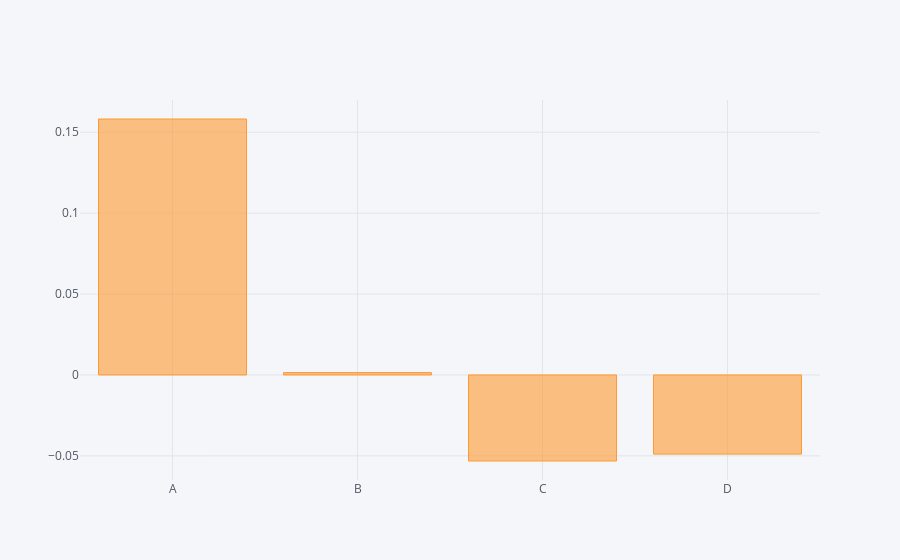

The code cell stored with this chart in its notebook:
### Code cell
df1.mean().iplot(kind='bar')

### Figure 1 — Plotly figure (JSON) as saved in the notebook; plotly's stock layout.template omitted (floating-point values rounded to 4 significant figures)
{"data": [{"marker": {"color": "rgba(255, 153, 51, 0.6)", "line": {"color": "rgba(255, 153, 51, 1.0)", "width": 1}}, "name": "None", "orientation": "v", "text": "", "type": "bar", "x": ["A", "B", "C", "D"], "y": [0.1582, 0.001479, -0.05317, -0.04892]}], "layout": {"legend": {"bgcolor": "#F5F6F9", "font": {"color": "#4D5663"}}, "paper_bgcolor": "#F5F6F9", "plot_bgcolor": "#F5F6F9", "titlefont": {"color": "#4D5663"}, "xaxis1": {"gridcolor": "#E1E5ED", "showgrid": true, "tickfont": {"color": "#4D5663"}, "title": "", "titlefont": {"color": "#4D5663"}, "zerolinecolor": "#E1E5ED"}, "yaxis1": {"gridcolor": "#E1E5ED", "showgrid": true, "tickfont": {"color": "#4D5663"}, "title": "", "titlefont": {"color": "#4D5663"}, "zerolinecolor": "#E1E5ED"}}}
